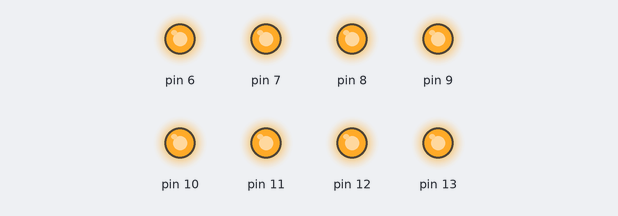
A sketch run on a simulated Arduino Uno, built with avr-gcc and run on an emulated ATmega328P. Parts: output pins drawn as LEDs (lit = HIGH).

Above: at 0.5 s.
At 3.5 s:
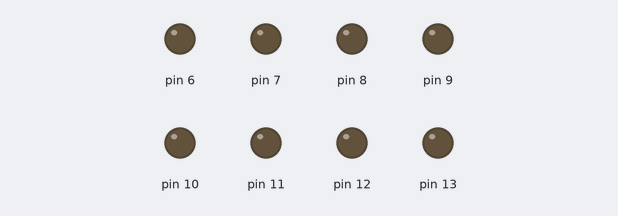
Timing chart, 0 to 4.6 s (numbered marks = the images above):
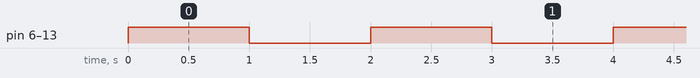

Measured:
- by itself, pin 6–13: alternates HIGH for 1.0 s and LOW for 1.0 s

The sketch:

08BlinkEightLeds2.ino
```cpp
void setup() {
  for(int i=13; i>=6; i--) {
    pinMode(i, OUTPUT);
  }
}

void loop() {
  for(int i=13; i>=6; i--) {
    digitalWrite(i, HIGH);
  }
  delay(1000);
  for(int i=13; i>=6; i--) {
    digitalWrite(i, LOW);
  }
  delay(1000);
}
```
